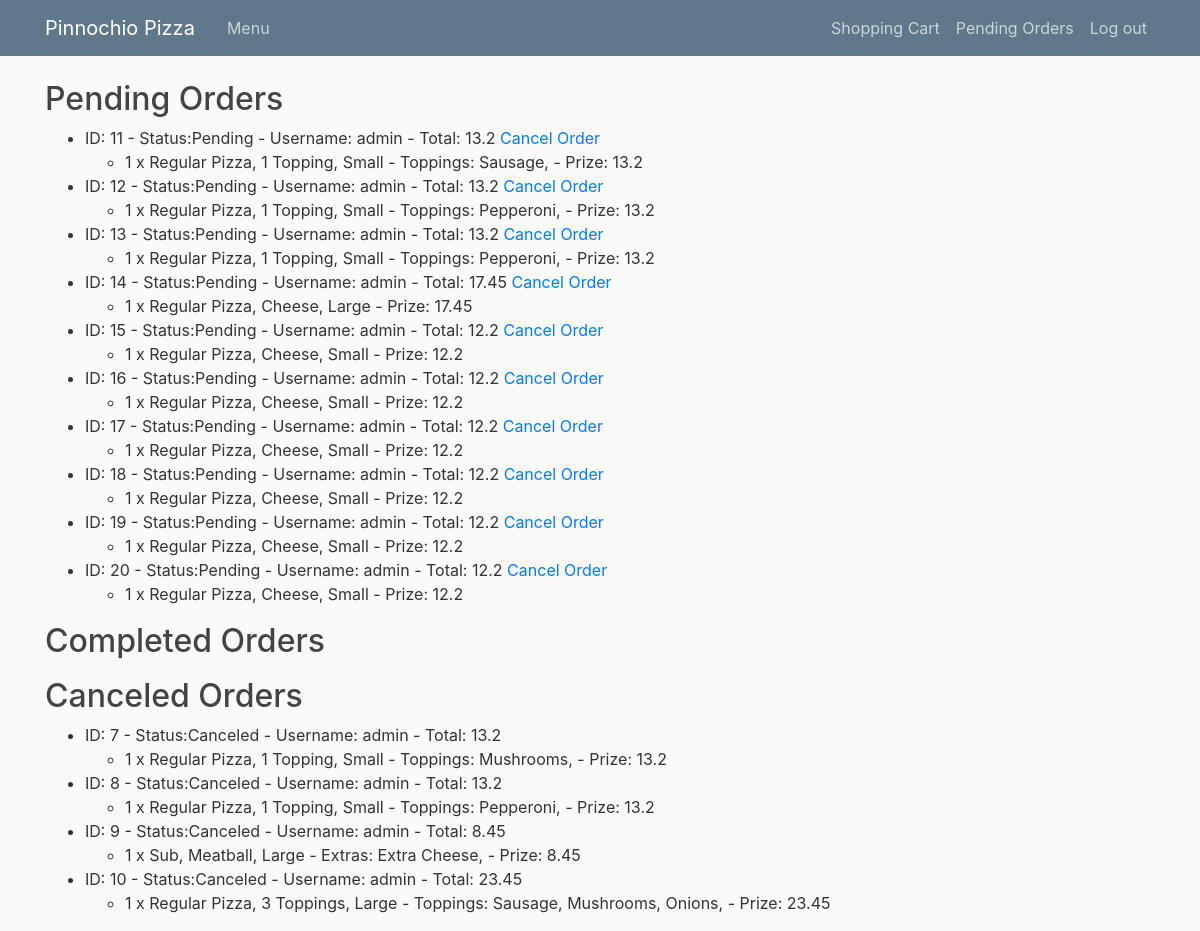
The page /orderlist (signed in) on the database its author committed.
### orders/models.py (models this page shows, shortened)
class Order(models.Model):
    status = models.CharField(max_length = 30, default = 'Open')
    user = models.ForeignKey(User, on_delete=models.CASCADE)
    def __str__(self):
        display = f"ID: {self.id} - Status:{self.status} - Username: {self.user} - Total: {self.total} "
        return display
    @property
    def total(self):
        total = 0
        for orderitem in self.orderitem_set.all():
            total += orderitem.cost
        return total

class OrderItem(models.Model):
    order = models.ForeignKey(Order, on_delete=models.CASCADE)
    menuitem = models.ForeignKey(MenuItem, on_delete=models.CASCADE)
    toppings = models.ManyToManyField(Topping)
    extras = models.ManyToManyField(Extra)
    quantity = models.IntegerField(default = 1)
    def __str__(self):
        display = f"{self.quantity} x {self.menuitem.type}, {self.menuitem.name}, {self.menuitem.size}"
        if self.toppings.count() > 0:
            display += " - Toppings: "
        for topping in self.toppings.all():
            display +=f" {topping.name},"
        if self.extras.count() > 0:
            display += " -  Extras: "
        for extra in self.extras.all():
            display +=f" {extra.name},"
        display += f" - Prize: {self.cost}"
        return display
    @property
    def cost(self):
        cost = self.menuitem.prize
        for extra in self.extras.all():
            cost += extra.prize
        cost = cost*self.quantity
        return cost

class MenuItem(models.Model):
    name = models.CharField(max_length = 30)
    size = models.CharField(max_length = 10)
    type = models.CharField(max_length = 30)
    prize = models.FloatField()
    num_toppings = models.IntegerField()

class Topping(models.Model):
    name = models.CharField(max_length = 30)

class Extra(models.Model):
    name = models.CharField(max_length = 30)
    prize = models.FloatField()
    menuitems = models.ManyToManyField(MenuItem)

### orders/views.py (the view)
# urls.py: path("orderlist", views.orderlist, name="orderlist"),
def orderlist(request):
    pending_orders = Order.objects.filter(user = request.user, status = 'Pending').all()
    completed_orders = Order.objects.filter(user = request.user, status = 'Completed').all()
    canceled_orders = Order.objects.filter(user = request.user, status = 'Canceled').all()
    context = {'pending_orders' : pending_orders, 'completed_orders' : completed_orders, 'canceled_orders' : canceled_orders}
    return render(request, "orders/orderlist.html", context)

### orders/templates/orders/orderlist.html (shortened to what this page needs)
{% extends "orders/layout.html" %}
{% load crispy_forms_tags %}
{% block body %}
<h2>Pending Orders</h2>
<ul>
{% for order in pending_orders %}
    <li>{{order}} <a href="cancel/{{order.id}}">Cancel Order</a>
        <ul>
            {% for orderitem in order.orderitem_set.all %}
                <li>{{orderitem}}</li>
            {% endfor %}
        </ul></li>
{% endfor %}
</ul>
<h2>Completed Orders</h2>
<h2>Canceled Orders</h2>
<ul>
{% for order in canceled_orders %}
    <li>{{order}}</li>
    <ul>
        {% for orderitem in order.orderitem_set.all %}
            <li>{{orderitem}}</li>
        {% endfor %}
    </ul></li>
{% endfor %}
</ul>
{% endblock %}

### orders/static/orders/main.css (style rules this page uses)
body { background: #fafafa; color: #333333; margin-top: 5rem; }
h1, h2, h3, h4, h5, h6 { color: #444444; }

### rows shown on the page
Order: id+status+user "ID: 11 - Status:Pending - Username: admin - Total: 13.2"
OrderItem: quantity+menuitem+id "1 x Regular Pizza, 1 Topping, Small - Toppings: Sausage, - Prize: 13.2"
Order: id+status+user "ID: 12 - Status:Pending - Username: admin - Total: 13.2"
OrderItem: quantity+menuitem+id "1 x Regular Pizza, 1 Topping, Small - Toppings: Pepperoni, - Prize: 13.2"
Order: id+status+user "ID: 13 - Status:Pending - Username: admin - Total: 13.2"
OrderItem: quantity+menuitem+id "1 x Regular Pizza, 1 Topping, Small - Toppings: Pepperoni, - Prize: 13.2"
Order: id+status+user "ID: 14 - Status:Pending - Username: admin - Total: 17.45"
OrderItem: quantity+menuitem+id "1 x Regular Pizza, Cheese, Large - Prize: 17.45"
Order: id+status+user "ID: 15 - Status:Pending - Username: admin - Total: 12.2"
OrderItem: quantity+menuitem+id "1 x Regular Pizza, Cheese, Small - Prize: 12.2"
Order: id+status+user "ID: 16 - Status:Pending - Username: admin - Total: 12.2"
OrderItem: quantity+menuitem+id "1 x Regular Pizza, Cheese, Small - Prize: 12.2"
Order: id+status+user "ID: 17 - Status:Pending - Username: admin - Total: 12.2"
OrderItem: quantity+menuitem+id "1 x Regular Pizza, Cheese, Small - Prize: 12.2"
Order: id+status+user "ID: 18 - Status:Pending - Username: admin - Total: 12.2"
OrderItem: quantity+menuitem+id "1 x Regular Pizza, Cheese, Small - Prize: 12.2"
Order: id+status+user "ID: 19 - Status:Pending - Username: admin - Total: 12.2"
OrderItem: quantity+menuitem+id "1 x Regular Pizza, Cheese, Small - Prize: 12.2"
Order: id+status+user "ID: 20 - Status:Pending - Username: admin - Total: 12.2"
OrderItem: quantity+menuitem+id "1 x Regular Pizza, Cheese, Small - Prize: 12.2"
Order: id+status+user "ID: 7 - Status:Canceled - Username: admin - Total: 13.2"
OrderItem: quantity+menuitem+id "1 x Regular Pizza, 1 Topping, Small - Toppings: Mushrooms, - Prize: 13.2"
Order: id+status+user "ID: 8 - Status:Canceled - Username: admin - Total: 13.2"
OrderItem: quantity+menuitem+id "1 x Regular Pizza, 1 Topping, Small - Toppings: Pepperoni, - Prize: 13.2"
Order: id+status+user "ID: 9 - Status:Canceled - Username: admin - Total: 8.45"
OrderItem: quantity+menuitem+id "1 x Sub, Meatball, Large - Extras: Extra Cheese, - Prize: 8.45"
Order: id+status+user "ID: 10 - Status:Canceled - Username: admin - Total: 23.45"
OrderItem: quantity+menuitem+id "1 x Regular Pizza, 3 Toppings, Large - Toppings: Sausage, Mushrooms, Onions, - Prize: 23.45"
